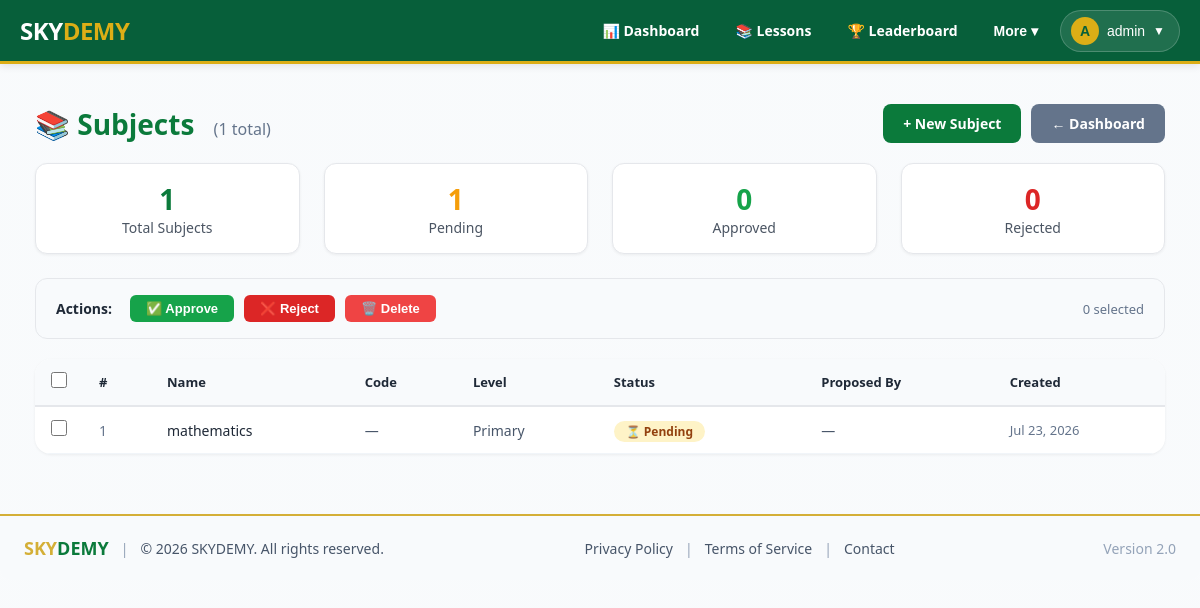
/subjects/ (signed in), run on the app's committed database.
### courses/models.py (models this page shows, shortened)
class Subject(models.Model):
    STATUS_CHOICES = (
        ('pending', 'Pending'),
        ('approved', 'Approved'),
        ('rejected', 'Rejected'),
    )
    name = models.CharField(max_length=200)
    code = models.CharField(max_length=20, unique=True, null=True, blank=True)
    level = models.CharField(max_length=20, choices=LEVEL_CHOICES, default='primary')
    status = models.CharField(max_length=20, choices=STATUS_CHOICES, default='pending')
    proposed_by = models.ForeignKey(User, on_delete=models.SET_NULL, null=True, blank=True)
    created_at = models.DateTimeField(auto_now_add=True)
    updated_at = models.DateTimeField(auto_now=True)
    class Meta:
        ordering = ['name']

### dashboard/views.py (the view)
# urls.py: path('subjects/', subject_list, name='subject_list'),
@staff_member_required
def subject_list(request):
    subjects = Subject.objects.all().order_by('-created_at')
    total_count = subjects.count()
    pending_count = subjects.filter(status='pending').count()
    approved_count = subjects.filter(status='approved').count()
    rejected_count = subjects.filter(status='rejected').count()
    context = {
        'subjects': subjects,
        'total_count': total_count,
        'pending_count': pending_count,
        'approved_count': approved_count,
        'rejected_count': rejected_count,
    }
    return render(request, 'dashboard/subject_list.html', context)

### dashboard/context_processors.py (called while the page is built)
def admin_stats(request):
    student_count = UserProfile.objects.filter(role='learner').count()
    teacher_count = UserProfile.objects.filter(role='teacher').count()
    course_count = Lesson.objects.count()
    exam_count = Exam.objects.count()
    certificate_count = Certificate.objects.count()
    userprofile_admin_url = None
    try:
        userprofile_admin_url = reverse('admin:users_userprofile_changelist')
    except NoReverseMatch:
        pass
    return {
        'student_count': student_count,
        'teacher_count': teacher_count,
        'course_count': course_count,
        'exam_count': exam_count,
        'certificate_count': certificate_count,
        'userprofile_admin_url': userprofile_admin_url,
    }

### dashboard/templates/dashboard/subject_list.html (shortened to what this page needs)
{% extends "dashboard/base.html" %}
{% load static %}
{% block content %}
<div style="max-width: 1400px; margin: 0 auto; padding: 20px;">
    <div style="display: flex; justify-content: space-between; align-items: center; margin-bottom: 20px; flex-wrap: wrap; gap: 10px;">
        <h1 style="font-size: 28px; font-weight: 700; color: #0B7A3B;">
            📚 Subjects
            <span style="font-size: 16px; font-weight: 400; color: #64748B; margin-left: 12px;">
                ({{ subjects.count }} total)
            </span>
        </h1>
        <div style="display: flex; gap: 10px; flex-wrap: wrap;">
            <a href="{% url 'admin:courses_subject_add' %}" style="background: #0B7A3B; color: #fff; padding: 10px 20px; border-radius: 8px; text-decoration: none; font-weight: 600; font-size: 14px;">
                + New Subject
            </a>
            <a href="{% url 'admin:index' %}" style="background: #64748B; color: #fff; padding: 10px 20px; border-radius: 8px; text-decoration: none; font-weight: 600; font-size: 14px;">
                ← Dashboard
            </a>
        </div>
    </div>
    <div style="display: flex; gap: 1.5rem; flex-wrap: wrap; margin-bottom: 24px;">
        <div style="flex: 1 1 180px; background: #fff; border-radius: 12px; padding: 16px 20px; box-shadow: 0 1px 3px rgba(0,0,0,0.06); border: 1px solid #E5E7EB; text-align: center;">
            <div style="font-size: 28px; font-weight: 700; color: #0B7A3B;">{{ total_count|default:subjects.count }}</div>
            <div style="color: #4B5563; font-size: 14px; font-weight: 500;">Total Subjects</div>
        </div>
        <div style="flex: 1 1 180px; background: #fff; border-radius: 12px; padding: 16px 20px; box-shadow: 0 1px 3px rgba(0,0,0,0.06); border: 1px solid #E5E7EB; text-align: center;">
            <div style="font-size: 28px; font-weight: 700; color: #F59E0B;">{{ pending_count|default:"0" }}</div>
            <div style="color: #4B5563; font-size: 14px; font-weight: 500;">Pending</div>
        </div>
        <div style="flex: 1 1 180px; background: #fff; border-radius: 12px; padding: 16px 20px; box-shadow: 0 1px 3px rgba(0,0,0,0.06); border: 1px solid #E5E7EB; text-align: center;">
            <div style="font-size: 28px; font-weight: 700; color: #16A34A;">{{ approved_count|default:"0" }}</div>
            <div style="color: #4B5563; font-size: 14px; font-weight: 500;">Approved</div>
        </div>
        <div style="flex: 1 1 180px; background: #fff; border-radius: 12px; padding: 16px 20px; box-shadow: 0 1px 3px rgba(0,0,0,0.06); border: 1px solid #E5E7EB; text-align: center;">
            <div style="font-size: 28px; font-weight: 700; color: #DC2626;">{{ rejected_count|default:"0" }}</div>
            <div style="color: #4B5563; font-size: 14px; font-weight: 500;">Rejected</div>
        </div>
    </div>
    <div style="background: #F8FAFC; border-radius: 12px; padding: 16px 20px; margin-bottom: 20px; display: flex; flex-wrap: wrap; align-items: center; gap: 10px; border: 1px solid #E5E7EB;">
        <span style="font-weight: 600; color: #1F2937; font-size: 14px; margin-right: 8px;">Actions:</span>
        <button onclick="batchAction('approve')" style="background: #16A34A; color: #fff; border: none; padding: 6px 16px; border-radius: 6px; font-weight: 600; font-size: 13px; cursor: pointer;">
            ✅ Approve
        </button>
        <button onclick="batchAction('reject')" style="background: #DC2626; color: #fff; border: none; padding: 6px 16px; border-radius: 6px; font-weight: 600; font-size: 13px; cursor: pointer;">
            ❌ Reject
        </button>
        <button onclick="batchAction('delete')" style="background: #EF4444; color: #fff; border: none; padding: 6px 16px; border-radius: 6px; font-weight: 600; font-size: 13px; cursor: pointer;">
            🗑️ Delete
        </button>
        <span id="selected-count" style="color: #64748B; font-size: 13px; margin-left: auto;">0 selected</span>
    </div>
    <form id="batch-form" method="post" action="{% url 'batch_subject_action' %}">
        <div style="background: #fff; border-radius: 16px; box-shadow: 0 1px 3px rgba(0,0,0,0.06); overflow: auto;">
            <table style="width: 100%; border-collapse: collapse; min-width: 700px;">
                <thead style="background: #F8FAFC; border-bottom: 2px solid #E5E7EB;">
                    <tr>
                        <th style="padding: 12px 16px; text-align: left; width: 40px;">
                            <input type="checkbox" id="select-all" onchange="toggleAll(this)" style="width: 16px; height: 16px; cursor: pointer;">
                        </th>
                        <th style="padding: 12px 16px; text-align: left; font-weight: 600; color: #1F2937; font-size: 13px;">#</th>
                        <th style="padding: 12px 16px; text-align: left; font-weight: 600; color: #1F2937; font-size: 13px;">Name</th>
                        <th style="padding: 12px 16px; text-align: left; font-weight: 600; color: #1F2937; font-size: 13px;">Code</th>
                        <th style="padding: 12px 16px; text-align: left; font-weight: 600; color: #1F2937; font-size: 13px;">Level</th>
                        <th style="padding: 12px 16px; text-align: left; font-weight: 600; color: #1F2937; font-size: 13px;">Status</th>
                        <th style="padding: 12px 16px; text-align: left; font-weight: 600; color: #1F2937; font-size: 13px;">Proposed By</th>
                        <th style="padding: 12px 16px; text-align: left; font-weight: 600; color: #1F2937; font-size: 13px;">Created</th>
                    </tr>
                </thead>
                <tbody>
                    {% for subject in subjects %}
                        <tr style="border-bottom: 1px solid #F1F5F9; transition: 0.2s;" onmouseenter="this.style.background='#F8FAFC'" onmouseleave="this.style.background='transparent'">
                            <td style="padding: 12px 16px;">
                                <input type="checkbox" name="selected_ids" value="{{ subject.id }}" class="row-checkbox" onchange="updateSelectedCount()" style="width: 16px; height: 16px; cursor: pointer;">
                            </td>
                            <td style="padding: 12px 16px; color: #64748B; font-size: 14px;">{{ forloop.counter }}</td>
                            <td style="padding: 12px 16px; font-weight: 500; color: #1F2937; font-size: 14px;">
                                {{ subject.name }}
                            </td>
                            <td style="padding: 12px 16px; color: #475569; font-size: 14px;">
                                {{ subject.code|default:"—" }}
                            </td>
                            <td style="padding: 12px 16px; color: #475569; font-size: 14px;">
                                {{ subject.get_level_display }}
                            </td>
                            <td style="padding: 12px 16px;">
                                {% if subject.status == "approved" %}
                                    <span style="background: #D1FAE5; color: #065F46; padding: 2px 12px; border-radius: 20px; font-size: 12px; font-weight: 600;">✅ Approved</span>
                                {% elif subject.status == "pending" %}
                                    <span style="background: #FEF3C7; color: #92400E; padding: 2px 12px; border-radius: 20px; font-size: 12px; font-weight: 600;">⏳ Pending</span>
                                {% elif subject.status == "rejected" %}
                                    <span style="background: #FEE2E2; color: #991B1B; padding: 2px 12px; border-radius: 20px; font-size: 12px; font-weight: 600;">❌ Rejected</span>
                                {% endif %}
                            </td>
                            <td style="padding: 12px 16px; color: #475569; font-size: 14px;">
                                {{ subject.proposed_by.username|default:"—" }}
                            </td>
                            <td style="padding: 12px 16px; color: #64748B; font-size: 13px;">
                                {{ subject.created_at|date:"M d, Y" }}
                            </td>
                        </tr>
                    {% empty %}
                        <tr>
                            <td colspan="8" style="padding: 60px 20px; text-align: center; color: #94A3B8; font-size: 16px;">
                                📭 No subjects created yet.
                            </td>
                        </tr>
                    {% endfor %}
                </tbody>
            </table>
        </div>
    </form>
</div>
{% endblock %}

### dashboard/templates/dashboard/base.html (shortened to what this page needs)
<!DOCTYPE html>
<html>
<head>
</head>
<body class="skynet-theme">
    <header class="site-header">
        <a href="{% url 'dashboard' %}" class="brand">
            <div class="logo-text">SKY<span>DEMY</span></div>
        </a>
        <nav class="primary-nav" id="primaryNav">
            {% if user.is_authenticated %}
                <a href="{% url 'dashboard' %}" {% if request.path == '/dashboard/' %}class="active"{% endif %}>📊 Dashboard</a>
                <a href="{% url 'lesson_list' %}" {% if '/courses/' in request.path %}class="active"{% endif %}>📚 Lessons</a>
                <a href="{% url 'leaderboard' %}" {% if '/leaderboard/' in request.path %}class="active"{% endif %}>🏆 Leaderboard</a>
                <div class="profile-dropdown" style="position:relative; display:inline-block;">
                    <button class="nav-dropdown-toggle" onclick="toggleMoreDropdown(event)">More ▾</button>
                </div>
                <div class="profile-dropdown">
                    <button class="profile-dropdown-toggle" onclick="toggleProfileDropdown(event)">
                        <span class="avatar-small">
                            {% if user.profile.avatar and user.profile.avatar.url %}
                                <img src="{{ user.profile.avatar.url }}" alt="{{ user.username }}" style="width:100%; height:100%; border-radius:50%; object-fit:cover;">
                            {% else %}
                                {{ user.username|slice:":1"|upper }}
                            {% endif %}
                        </span>
                        <span style="max-width:100px; overflow:hidden; text-overflow:ellipsis; white-space:nowrap;">{{ user.username }}</span>
                        <span style="font-size:12px;">▼</span>
                    </button>
                </div>
            {% else %}
                <a href="{% url 'login' %}" class="btn-login">🔑 Login</a>
                <a href="{% url 'register' %}" class="btn-register">📝 Register</a>
            {% endif %}
        </nav>
    </header>
    <div class="main-content">
        {% block content %}
        {% endblock %}
    </div>
    {% include "shared/footer.html" %}
</body>
</html>

### dashboard/templates/dashboard/base.html (style rules this page uses)
* { margin: 0; padding: 0; box-sizing: border-box; }
body { font-family: 'Segoe UI', Arial, sans-serif; background: #f0f4f8; }
.main-content { opacity: 0; animation: fadeIn 0.6s ease forwards; animation-delay: 0.1s; max-width: 1200px; margin: 20px auto; padding: 0 15px; }
.site-header { background: #075f3a; border-bottom: 3px solid #dcae16; color: #ffffff; min-height: 64px; padding: 0 20px; display: flex; align-items: center; justify-content: space-between; flex-wrap: wrap; position: sticky; top: 0; z-index: 1000; box-shadow: 0 2px 8px rgba(0,0,0,0.1); }
.site-header .brand { display: flex; align-items: center; gap: 8px; text-decoration: none; flex-shrink: 0; }
.site-header .brand .logo-text { font-size: 24px; font-weight: 800; color: #fff; letter-spacing: -0.5px; }
.site-header .brand .logo-text span { color: #dcae16; }
.primary-nav { display: flex; align-items: center; gap: 8px; flex-wrap: wrap; }
.primary-nav a, .primary-nav .nav-dropdown-toggle { color: #ffffff; font-size: 14px; font-weight: 600; padding: 8px 14px; border-radius: 6px; text-decoration: none; transition: color 0.2s, background 0.2s; cursor: pointer; background: none; border: none; display: inline-flex; align-items: center; gap: 4px; }
.profile-dropdown { position: relative; display: inline-block; }
.profile-dropdown-toggle { background: rgba(255,255,255,0.1); border: 1px solid rgba(255,255,255,0.2); border-radius: 30px; padding: 6px 14px 6px 10px; display: flex; align-items: center; gap: 8px; cursor: pointer; color: #fff; font-weight: 500; font-size: 14px; transition: background 0.2s; }
.profile-dropdown-toggle .avatar-small { width: 28px; height: 28px; border-radius: 50%; object-fit: cover; background: #dcae16; display: inline-flex; align-items: center; justify-content: center; color: #075f3a; font-weight: 700; font-size: 14px; }
.skynet-theme { background: linear-gradient( rgba(248, 250, 252, 0.92), rgba(248, 250, 252, 0.92) ), url("/static/images/skynet-bg.svg") !important; background-size: cover !important; background-position: center !important; background-attachment: fixed !important; min-height: 100vh !important; }

### data on the page
Subject: name "mathematics", code "—", level "Primary", status "⏳ Pending", proposed_by.username "—", created_at "Jul 23, 2026"

### other printed values
{{ user.username|slice:":1"|upper }} "A"
{{ user.username }} "admin"
{{ subjects.count }} "1"
{{ total_count|default:subjects.count }} "1"
{{ pending_count|default:"0" }} "1"
{{ approved_count|default:"0" }} "0"
{{ rejected_count|default:"0" }} "0"
